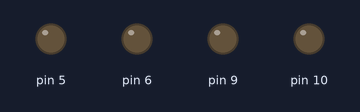
The sketch below on a simulated Arduino Uno, built with avr-gcc and run on an emulated ATmega328P. Shown: output pins drawn as LEDs (lit = HIGH).

Above: at 0.05 s.
Timing chart, 0 to 3.0 s (numbered marks = the images above):
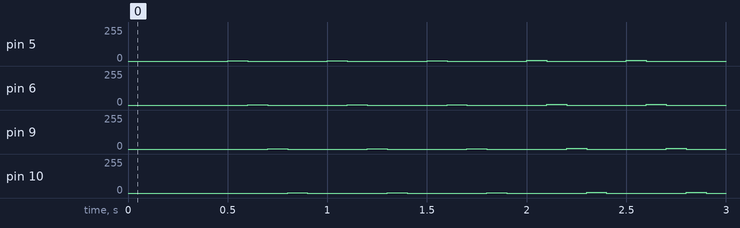

The sketch:

droneMotorTester.ino
```cpp
void setup() {
  // put your setup code here, to run once:
  Serial.begin(115200);
}

void loop() {
  for (int i=0; i<100; i++) {
  analogWrite(5,i); delay(100); analogWrite(5,0);
  analogWrite(6,i); delay(100); analogWrite(6,0);
  analogWrite(9,i); delay(100); analogWrite(9,0);
  analogWrite(10,i); delay(100); analogWrite(10,0);
  delay(100);
  }
}
```
